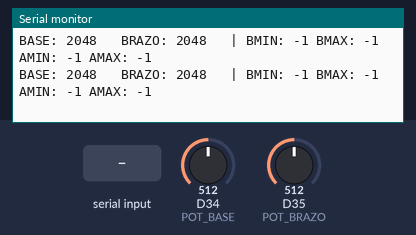
This sketch was run on a simulated Arduino Due. Shown: the last lines printed to the serial monitor. The inputs (shaded band) are chosen by the test bench; at power-on: D34 (POT_BASE) = 512, D35 (POT_BRAZO) = 512 (analog values on the 0–1023 scale).

Above: at 1.2 s.
1.3 s: "1" received over Serial
At 1.56 s:
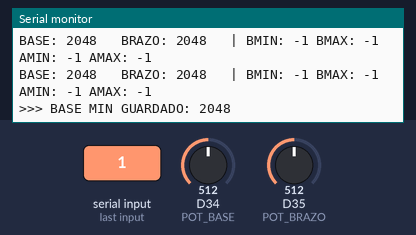
2.9 s: "2" received over Serial
At 3.17 s:
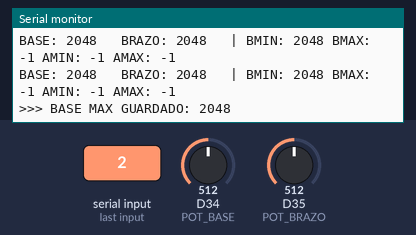
4.5 s: "3" received over Serial
At 4.77 s:
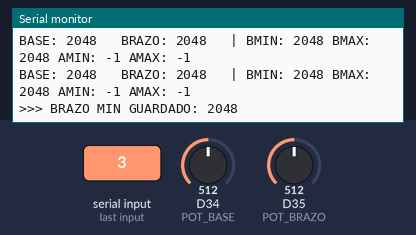
6.1 s: "4" received over Serial
At 6.38 s:
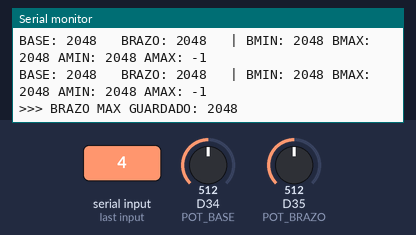
7.7 s: D34 (POT_BASE) set to 716
At 7.79 s:
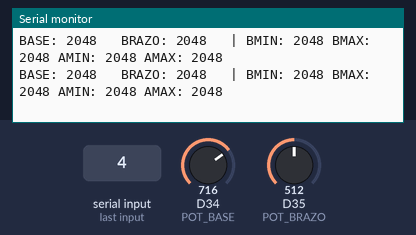
9.2 s: D35 (POT_BRAZO) set to 716
At 9.39 s:
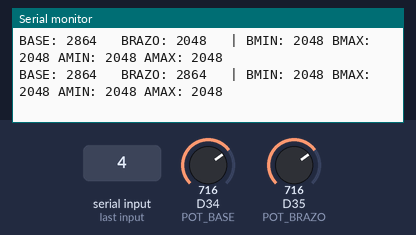

Measured:
- after the input at 1.3 s, the serial monitor: prints a new line after 0.11 s (image 1)
- after the input at 2.9 s, the serial monitor: prints a new line after 0.11 s (image 2)
- after the input at 4.5 s, the serial monitor: prints a new line after 0.12 s (image 3)
- after the input at 6.1 s, the serial monitor: prints a new line after 0.13 s (image 4)
- after the input at 9.2 s, the serial monitor: prints a new line at once (image 6)

The sketch:

calibracion_potenciometros.ino
```cpp
#include <Arduino.h>

// ================= POTENCIOMETROS =================
#define POT_BASE  34
#define POT_BRAZO 35

int baseMin  = -1;
int baseMax  = -1;
int brazoMin = -1;
int brazoMax = -1;

void setup() {
  Serial.begin(115200);
  analogReadResolution(12); // 0–4095

  Serial.println("=== CALIBRACION POTENCIOMETROS ===");
  Serial.println("Mueve a MANO cada eje y pulsa:");
  Serial.println("1 -> BASE MIN");
  Serial.println("2 -> BASE MAX");
  Serial.println("3 -> BRAZO MIN");
  Serial.println("4 -> BRAZO MAX");
}

void loop() {

  int base  = analogRead(POT_BASE);
  int brazo = analogRead(POT_BRAZO);

  Serial.print("BASE: ");
  Serial.print(base);
  Serial.print("   BRAZO: ");
  Serial.print(brazo);

  Serial.print("   | BMIN: ");
  Serial.print(baseMin);
  Serial.print(" BMAX: ");
  Serial.print(baseMax);
  Serial.print(" AMIN: ");
  Serial.print(brazoMin);
  Serial.print(" AMAX: ");
  Serial.println(brazoMax);

  if (Serial.available()) {
    char c = Serial.read();

    if (c == '1') {
      baseMin = base;
      Serial.print(">>> BASE MIN GUARDADO: ");
      Serial.println(baseMin);
    }

    if (c == '2') {
      baseMax = base;
      Serial.print(">>> BASE MAX GUARDADO: ");
      Serial.println(baseMax);
    }

    if (c == '3') {
      brazoMin = brazo;
      Serial.print(">>> BRAZO MIN GUARDADO: ");
      Serial.println(brazoMin);
    }

    if (c == '4') {
      brazoMax = brazo;
      Serial.print(">>> BRAZO MAX GUARDADO: ");
      Serial.println(brazoMax);
    }
  }

  delay(200);
}
```
